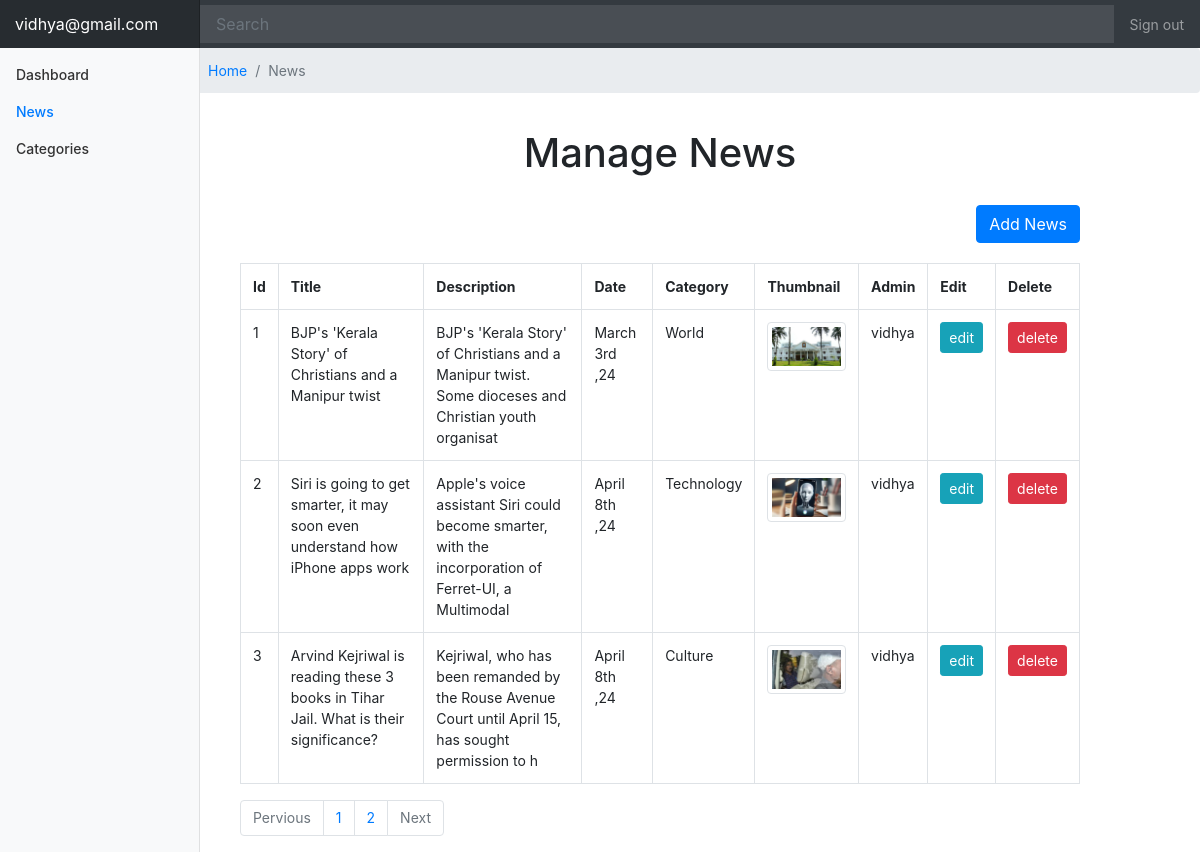
The app's page /news.php (signed in) with its own data.
### tables this page shows
CREATE TABLE `news` (
  `id` int(11) NOT NULL,
  `title` varchar(255) NOT NULL,
  `description` text NOT NULL,
  `date` date NOT NULL,
  `category` varchar(100) NOT NULL,
  `thumbnail` varchar(255) NOT NULL,
  `admin` varchar(100) NOT NULL
);

### news.php (the view, shortened to what this page needs)
  <?php
$page='news';
 include('include/header.php');
  ?>
 <div style="margin-left:16%;  width: 90%;">
        <ul class="breadcrumb">
          <li class="breadcrumb-item active"><a href="home.php">Home</a></li>
          <li class="breadcrumb-item active">News</li>
        </ul>
       </div>
<div style=" width: 70%; margin-left:20%; text-align:center; margin-top: 20px;">
<h1>Manage News</h1>
</div>
  <div style=" width: 70%; margin-left: 20%; margin-top: 20px;">
  	    <div class="text-right" style="margin-bottom: 20px;">
  	    <a   class="btn btn-primary" href="AddNews.php">Add News</a>
   </div>
    <table class="table table-bordered">
       <tr>
         <th>Id</th>
         <th>Title</th>
         <th>Description</th>
         <th>Date</th>
         <th>Category</th>
         <th>Thumbnail</th>
         <th>Admin</th>
         <th>Edit</th>
         <th>Delete</th>
       </tr>
        <?php
        include('db/connection.php');
           $page=$_GET['page'];
           if($page=="" || $page==1){
            $page1=0;
           }
           else{
              $page1=($page*3)-3;
           }
      $query=mysqli_query($conn,"select * from news limit $page1,3");
       while ($row=mysqli_fetch_array($query)) {
         ?>
         <tr>
           <td><?php echo $row['id']; ?></td>
            <td><?php echo $row['title']; ?></td>
             <td><?php echo substr($row['description'],0,100 ); ?></td>
               <td><?php echo date("F jS ,y", strtotime($row['date'])); ?></td>
                 <td><?php echo $row['category']; ?></td>
                   <td><img class="img img-thumbnail" src="images/<?php echo $row['thumbnail'];?>" alt="" width="150" height="150" ></td>
                   <td><?php echo $row['admin'];?></td>
                   <td><a class="btn btn-info btn-sm" href="news_edit.php?edit=<?php echo $row['id'];?>">edit</a></td>
                     <td><a class="btn btn-danger btn-sm" href="news_delete.php?del=<?php echo $row['id'];?>">delete</a></td>
         </tr>
       <?php }  ?>
         </table>
             <ul class="pagination">
               <li class="page-item disabled">
                 <a href="#" class="page-link" >Pervious</a>
               </li>
              <?php
       $sql=mysqli_query($conn,"select * from news");
       $count=mysqli_num_rows($sql);
       $a=$count/3;
        for ($b=1; $b <=$a ; $b++) {
          ?>
         <li class="page-item"><a class="page-link" href="news.php?page=<?php echo $b;?>"><?php echo $b; ?></a></li>
          <?php
        }
       ?>
                <li class="page-item disabled">
                 <a href="#" class="page-link" >Next</a>
               </li>
       </ul>
  </div>

### include/header.php (shortened to what this page needs)
<!doctype html>
<html lang="en">
  <head>
   <link rel="stylesheet" href="https://maxcdn.bootstrapcdn.com/bootstrap/4.3.1/css/bootstrap.min.css">
    <link href=" style/dashboard.css" rel="stylesheet">
  </head>
  <body>
    <nav class="navbar navbar-dark sticky-top bg-dark flex-md-nowrap p-0">
      <a class="navbar-brand col-sm-3 col-md-2 mr-0" href="#"><?php echo $_SESSION['email'];?></a>
      <input class="form-control form-control-dark w-100" type="text" placeholder="Search" aria-label="Search">
      <ul class="navbar-nav px-3">
        <li class="nav-item text-nowrap">
          <a class="nav-link" href="logout.php">Sign out</a>
        </li>
      </ul>
    </nav>
    <div class="container-fluid">
      <div class="row">
        <nav class="col-md-2 d-none d-md-block bg-light sidebar">
          <div class="sidebar-sticky">
            <ul class="nav flex-column">
              <li class="nav-item">
                <a class="nav-link <?php if($page=='home'){echo 'active';} ?>  " href="home.php">
                  Dashboard <span class="sr-only">(current)</span>
                </a>
              </li>
              <li class="nav-item active">
                <a class="nav-link <?php if($page=='news'){echo 'active';} ?> " href="news.php">
                  News
                </a>
              </li>
              <li class="nav-item">
                <a class="nav-link  <?php if($page=='category'){echo 'active';} ?>  " href="category.php">
                  Categories
                </a>
              </li>
</ul>
          </div>
        </nav>

### style/dashboard.css (style rules this page uses)
body { font-size: .875rem; }
.sidebar { position: fixed; top: 0; bottom: 0; left: 0; z-index: 100; padding: 0; box-shadow: inset -1px 0 0 rgba(0, 0, 0, .1); }
.sidebar-sticky { position: -webkit-sticky; position: sticky; top: 48px; height: calc(100vh - 48px); padding-top: .5rem; overflow-x: hidden; overflow-y: auto; }
.sidebar .nav-link { font-weight: 500; color: #333; }
.sidebar .nav-link.active { color: #007bff; }
.navbar-brand { padding-top: .75rem; padding-bottom: .75rem; font-size: 1rem; background-color: rgba(0, 0, 0, .25); box-shadow: inset -1px 0 0 rgba(0, 0, 0, .25); }
.navbar .form-control { padding: .75rem 1rem; border-width: 0; border-radius: 0; }
.form-control-dark { color: #fff; background-color: rgba(255, 255, 255, .1); border-color: rgba(255, 255, 255, .1); }

### records on screen
news: id "1", title "BJP's 'Kerala Story' of Christians and a Manipur twist", description "BJP's 'Kerala Story' of Christians and a Manipur twist. Some dioceses and Christian youth organisat", date "March 3rd ,24", category "World", thumbnail (picture), admin "vidhya"
news: id "2", title "Siri is going to get smarter, it may soon even understand how iPhone apps work", description "Apple's voice assistant Siri could become smarter, with the incorporation of Ferret-UI, a Multimodal", date "April 8th ,24", category "Technology", thumbnail (picture), admin "vidhya"
news: id "3", title "Arvind Kejriwal is reading these 3 books in Tihar Jail. What is their significance?", description "Kejriwal, who has been remanded by the Rouse Avenue Court until April 15, has sought permission to h", date "April 8th ,24", category "Culture", thumbnail (picture), admin "vidhya"

### other values on screen
$_SESSION['email'] "vidhya@gmail.com"
